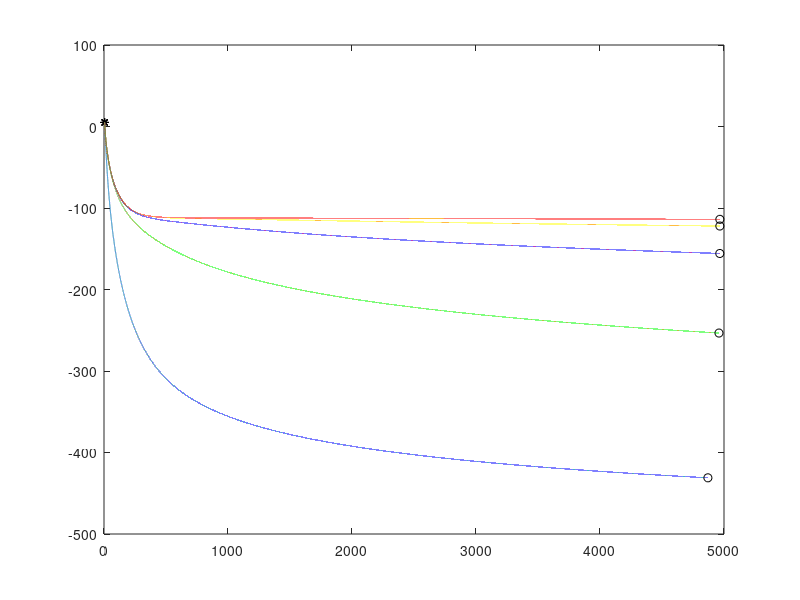
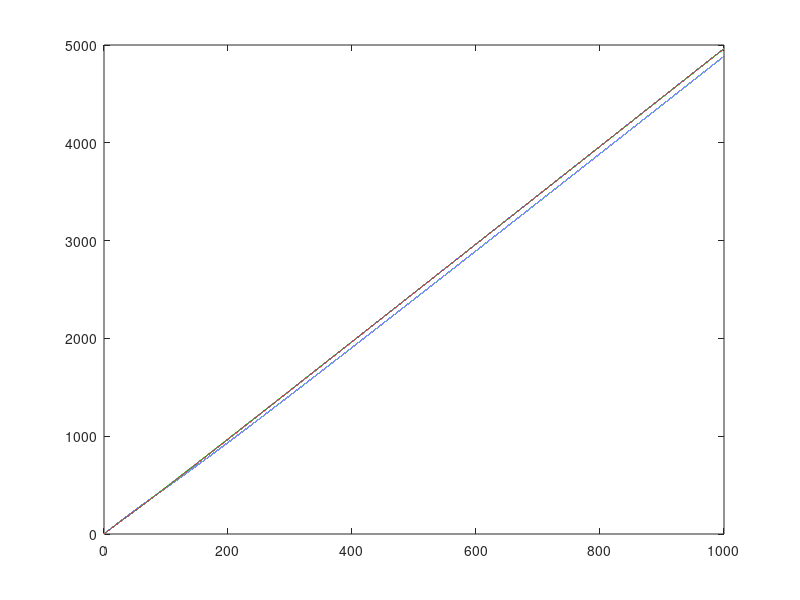

MATLAB code to generate these figures, in order:


% implicit leader cyclic pursuit with input as number of agents ,initial coordinates of agents, rho, coordinates of target and initial heading angle of agents , assuming all agents travel with same and constant speed
% in this first agent follows virtual agent 2' and rest all i agents follow their i+1 agent
n=input('number of agents: ');
rho=input('enter rho:');


initial=zeros(1,2);
initial(1,1:2)=input('enter target position: ');    % coordinates of target


x=zeros(1,n);
x(1,1:n)=input('Enter initial x coordinates :');   % {an array that stores x coordinates of n agents at every iteration. And at end of every iteration this array is copied to the xx matrix}%

y=zeros(1,n);
y(1,1:n)=input('Enter initial y coordinates :');        %{an array that stores x coordinates of n agents at every iteration. And at end of every iteration this array is copied to the yy matrix}%

theta=zeros(1,n);
theta(1,1:n)=input('Enter initial heading angle:');       % {this array stores initial heading angle that is angle which the velocity vector makes with reference line.}%

v=zeros(1,n);
v(1,1:n)=input('Enter velocity:');

dfromt=zeros(100000,n);  % a matrix that stores distance from target
dfromt(1,1:n)=((x(1,1:n)-initial(1)).^2+(y(1,1:n)-initial(2)).^2).^.5;      % {initial distance of agents from target}%


xx=zeros(100000,n);   % {matrix in which Each ith row stores x coordinate of n agents.}%
xx(1,1:n)=x(1,1:n);    % {copying initial x coordinates to xx matrix}%

yy=zeros(100000,n);     % {matrix in which Each ith row stores y coordinate of n agents.}%
yy(1,1:n)=y(1,1:n);



k1=.05;               % {k1 is control gain .For a particular initial condition ,for some range of values of k a circle will be formed around the target,but for other values of k a circle will not be formed}%
d=.01;       %  {time interval of  simulation .}%
for i=2:100000        %{iterating 100000 times }%
        for j=1:n
               if j==1
                    xvir=rho*x(mod(j,n)+1)+(1-rho)*initial(1);          % x position of virtual agent
                    yvir=rho*y(mod(j,n)+1)+(1-rho)*initial(2);      % y position of virtual agent
               else       % {as only 1 follows 2' and rest all other agent follows their i+1 agent}%                             xvir=x(mod(j,n)+1);
                    yvir=y(mod(j,n)+1);
               end

   
              phi=atan2((yvir-y(j)),(xvir-x(j)))-theta(j);   % angle between line joining i and i+1 agent  and velocity vector of i agent
                   
              % to make phi  between -pi and pi       %{as the above calculated phi is always between -2*pi and 2*pi }%
                   
              if phi>pi
                     phi=phi-2*pi;

              end
             if phi<-pi
                     phi=phi+2*pi;
             end
                 
              w=k1*(phi);            % {control law ,where w is angular velocity of agent}%
             x(j)=x(j)+v(j)*cos(theta(j))*d;       %{finding x coordinate of ith agent }%
                   
             y(j)=y(j)+v(j)*sin(theta(j))*d;       %{finding y coordinate of ith agent}%
             theta(j)=theta(j)+w*d;
            if theta(j)>2*pi                 %{ensuring theta is between 0 and 2*pi}%
                   
                   theta(j)=theta(j)-2*pi*floor(theta (j)/(2*pi));
                   
            end
                   
            if theta(j)<0
                       
                       theta(j)=theta(j)+2*pi*ceil((-theta (j))/(2*pi));
                       
            end
        end
        for h=1:n
             xx(i,h)=x(h);          %{copying array x to ith row of xx matrix}%
            yy(i,h)=y(h);         %{copying array x to ith row of xx matrix}%
                   
        end
        dfromt(i,1:n)=((x(1,1:n)-initial(1)).^2+(y(1,1:n)-initial(2)).^2).^.5;       %{finding diastance of ith agent from target at time t }%

                   
end


figure(1)     % plot of trajectory of all agents

plot(xx(1,1:n),yy(1,1:n),'k*')
hold on
for u=1:n
    plot(xx(1:100000,u),yy(1:100000,u))
    hold on
end
plot(xx(100000,1:n),yy(100000,1:n),'ko')

figure(2)       % plot of distance of agents from target with time
for u=1:n
    plot((1:100000)*.01,dfromt(1:100000,u))
    hold on
end
